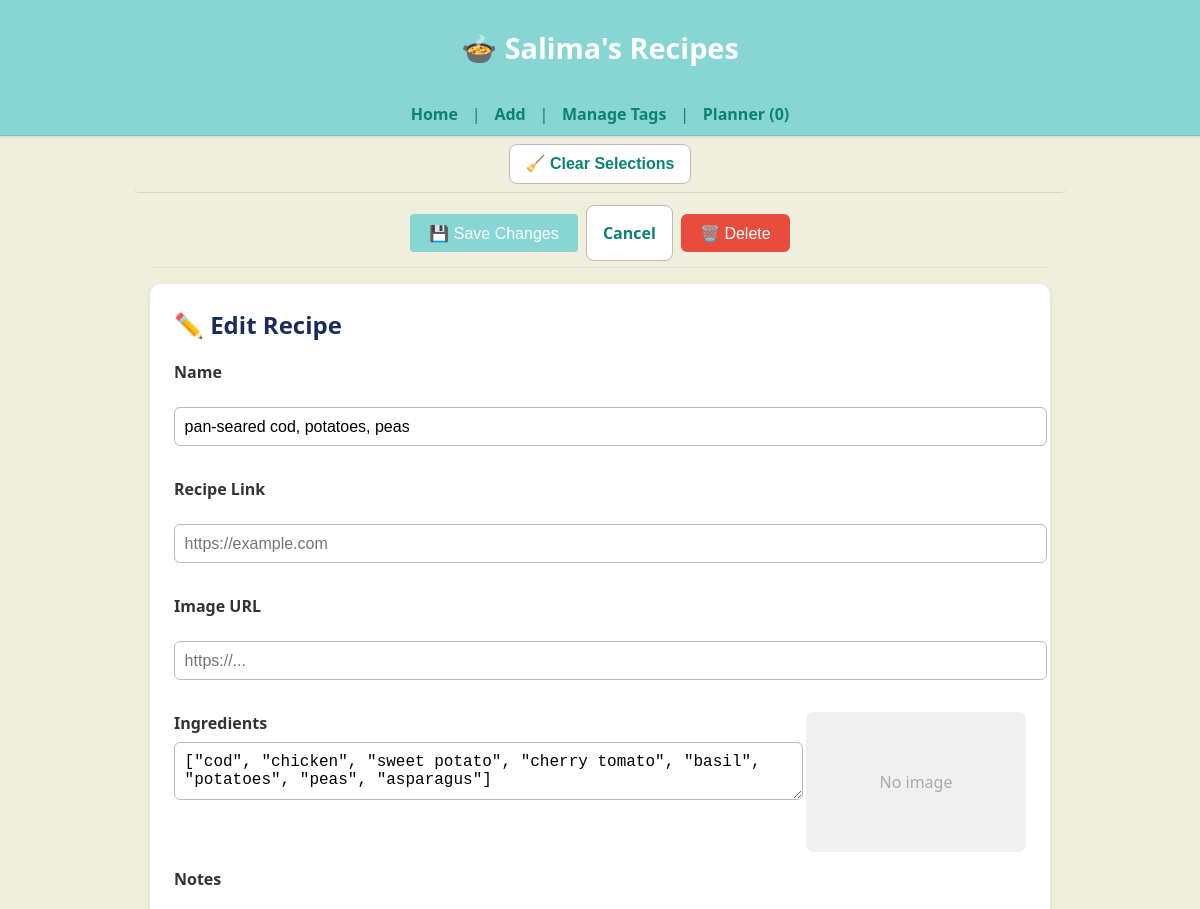
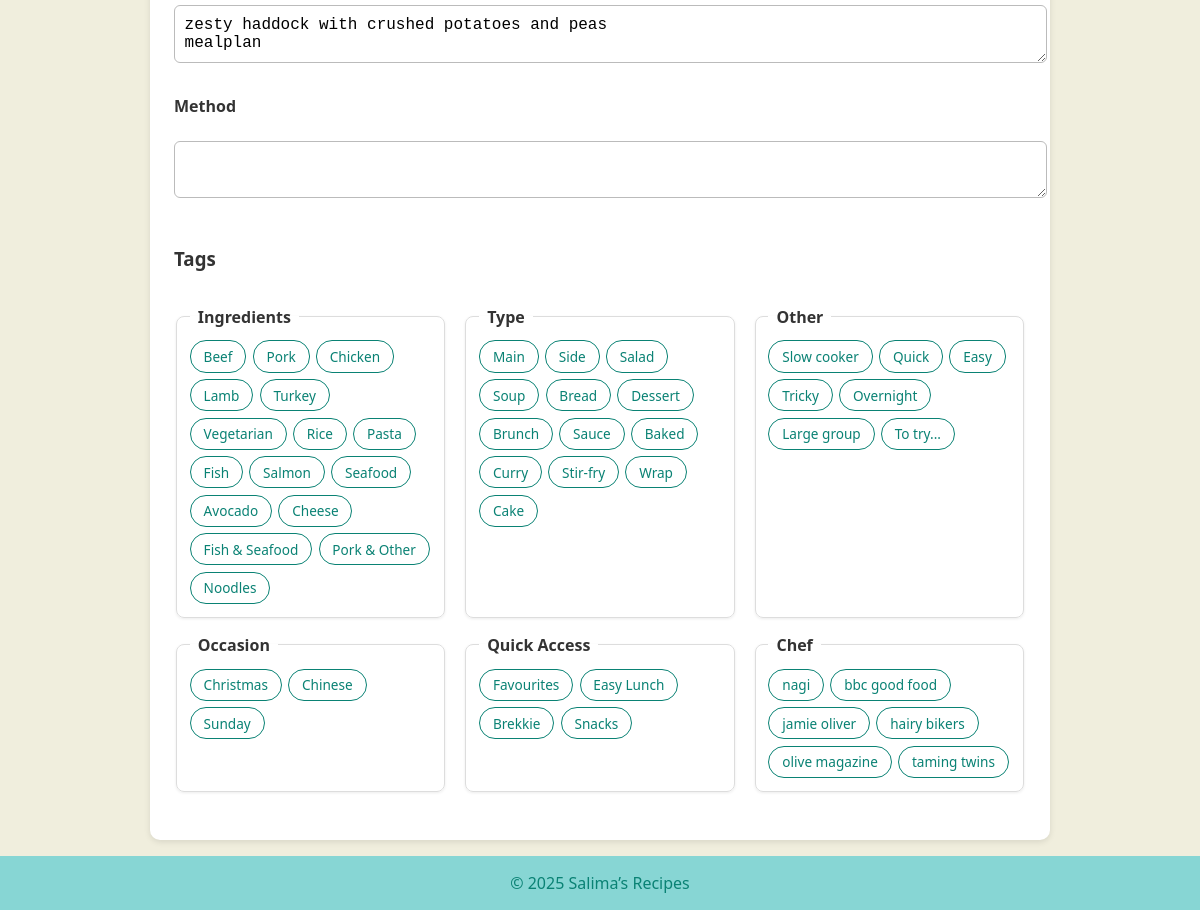
Screenshot of /edit/1 with the database file from the repository (2 pictures, top to bottom).
### tables this page shows
CREATE TABLE recipes (
    id INTEGER PRIMARY KEY,
    name TEXT,
    ingredients JSON,
    method TEXT,
    tags JSON,
    category TEXT,
    source TEXT,
    linked_recipe TEXT,
    image_url TEXT,
    notes TEXT,
    created_at DATETIME DEFAULT CURRENT_TIMESTAMP,
    updated_at DATETIME DEFAULT CURRENT_TIMESTAMP
);

### app.py (the view, shortened to what this page needs)
@app.route("/edit/<int:recipe_id>", methods=["GET", "POST"])
def edit_recipe(recipe_id):
    row = get_recipe(recipe_id)
    if not row:
        abort(404)
    (
        rid, name, ingredients, method, tags,
        category, source, linked_recipe, image_url,
        notes, created_at, updated_at
    ) = row
    tags_dict = load_tags_json()  # load all groups from tags.json dynamically
    return render_template(
    "edit.html",
    id=rid,
    name=name,
    ingredients=ingredients or "",
    method=method or "",
    image_url=image_url or "",
    tags=tags or "",
    linked_recipe=linked_recipe or "",
    notes=notes or "",
    tags_dict=tags_dict
)

### app.py (called while the page is built)
def load_tags_json():
    if TAGS_PATH.exists():
        with TAGS_PATH.open("r", encoding="utf-8") as f:
            return json.load(f)
    return {}

@app.teardown_appcontext
def close_connection(exception):
    db = getattr(g, "_database", None)
    if db is not None:
        db.close()

def get_conn():
    return sqlite3.connect(DB_PATH)

def get_recipe(recipe_id: int):
    with get_conn() as conn:
        c = conn.cursor()
        c.execute("""
            SELECT id, name, ingredients, method, tags,
                   category, source, linked_recipe, image_url, notes,
                   created_at, updated_at
            FROM recipes
            WHERE id = ?
        """, (recipe_id,))
        row = c.fetchone()
        return row

### templates/edit.html (shortened to what this page needs)
{% extends "base.html" %}
{% block content %}
<main class="homepage">
  <div class="control-space" style="margin-bottom:1rem; display:flex; flex-wrap:wrap; justify-content:center; gap:0.5rem;">
    <button type="submit" form="editForm" class="btn-edit">💾 Save Changes</button>
    <a href="/recipe/{{ id }}" class="btn-clear">Cancel</a>
    <form method="post" action="/delete/{{ id }}" onsubmit="return confirm('Delete this recipe?');" style="display:inline;">
      <button type="submit" class="btn btn-danger">🗑️ Delete</button>
    </form>
  </div>
  <div class="recipe-edit" style="max-width:900px; margin:auto; background:#fff; border-radius:10px; padding:1.5rem; box-shadow:0 2px 6px rgba(0,0,0,0.1);">
    <h2 style="margin-top:0; color:#1a2c5b;">✏️ Edit Recipe</h2>
    <form id="editForm" method="post" style="display:flex; flex-direction:column; gap:1rem;">
      <label><strong>Name</strong></label>
      <input name="name" value="{{ name }}" required style="padding:0.6rem; border:1px solid #bbb; border-radius:6px;">
      <label><strong>Recipe Link</strong></label>
      <input type="text" name="linked_recipe" value="{{ linked_recipe or '' }}" placeholder="https://example.com" style="padding:0.6rem; border:1px solid #bbb; border-radius:6px;">
      <label><strong>Image URL</strong></label>
      <input name="image_url" value="{{ image_url }}" placeholder="https://..." style="padding:0.6rem; border:1px solid #bbb; border-radius:6px;">
      <div style="display:flex; flex-wrap:wrap; gap:1.5rem; justify-content:center; align-items:flex-start;">
        <div style="flex:1; min-width:260px;">
          <label><strong>Ingredients</strong></label>
          <textarea name="ingredients" style="width:100%; border:1px solid #bbb; border-radius:6px; padding:0.6rem; resize:vertical;">{{ ingredients }}</textarea>
        </div>
        <div style="flex:0 0 220px; text-align:center;">
          {% if image_url %}
            <img src="{{ image_url }}" alt="{{ name }}" id="imagePreview" style="width:100%; max-width:220px; border-radius:8px;">
          {% else %}
            <div id="imagePreview" style="width:100%; max-width:220px; height:140px; background:#f0f0f0; border-radius:8px; display:flex; align-items:center; justify-content:center; color:#aaa;">
              No image
            </div>
          {% endif %}
        </div>
      </div>
      <label><strong>Notes</strong></label>
      <textarea name="notes" placeholder="Write any special notes here..." style="width:100%; border:1px solid #bbb; border-radius:6px; padding:0.6rem; resize:vertical;">{{ notes or '' }}</textarea>
      <label><strong>Method</strong></label>
      <textarea name="method" style="width:100%; border:1px solid #bbb; border-radius:6px; padding:0.6rem; resize:vertical;">{{ method }}</textarea>
      <h3 style="margin-top:1rem;">Tags</h3>
      {% set current_tags = (tags or "").split(",") %}
      <div class="tag-groups" style="display:flex; flex-wrap:wrap; gap:1rem;">
        {% for group_name, tag_list in tags_dict.items() %}
          <fieldset style="border:1px solid #ddd; border-radius:8px; padding:0.8rem; min-width:200px; flex:1;">
            <legend style="font-weight:600;">{{ group_name }}</legend>
            <div style="display:flex; flex-wrap:wrap; gap:0.4rem;">
              {% for t in tag_list %}
                {% set checked = t in current_tags %}
                <label style="cursor:pointer;">
                  <span class="tag-pill" style="
                        display:inline-block;
                        padding:0.35rem 0.8rem;
                        border-radius:16px;
                        border:1px solid #0a8274;
                        color:{% if checked %}#fff{% else %}#0a8274{% endif %};
                        background:{% if checked %}#0a8274{% else %}#fff{% endif %};
                        font-size:0.85rem;
                        transition:all 0.2s ease;
                        ">
                    {{ t }}
                  </span>
                </label>
              {% endfor %}
            </div>
          </fieldset>
        {% endfor %}
      </div>
    </form>
  </div>
</main>
{% endblock %}

### static/style.css (style rules this page uses)
:root { --brand: #87d6d4; --brand-dark: #0a8274; --background: #f0eedd; }
body { font-family: "Segoe UI", Helvetica, Arial, sans-serif; background: var(--background); color: #333; margin: 0; padding: 0; }
main { background: var(--background); max-width: 100%; margin: 0; padding: 0; box-shadow: none; border: none; }
a { color: var(--brand-dark); text-decoration: none; transition: color 0.2s ease; }
form input, form textarea { width: 100%; padding: 0.5rem; margin: 0.5rem 0 1rem 0; border: 1px solid #ccc; border-radius: 4px; font-size: 1rem; }
button { background: var(--brand); color: white; border: none; padding: 0.6rem 1.2rem; font-size: 1rem; border-radius: 4px; cursor: pointer; transition: background 0.2s ease; }
.btn-danger { background: #e74c3c; color: white; padding: 0.6rem 1.2rem; border-radius: 6px; transition: background 0.2s ease; }
.tag-groups { display: grid; grid-template-columns: repeat(auto-fit, minmax(220px, 1fr)); gap: 1rem; margin-bottom: 1.5rem; }
.tag-groups fieldset { border: 1px solid #ccc; border-radius: 8px; padding: 0.75rem 1rem 1rem; background: #fff; box-shadow: 0 1px 3px rgba(0,0,0,0.08); }
.tag-groups legend { font-weight: 600; padding: 0 0.5rem; }
.tag-pill { display: inline-block; padding: 0.4rem 0.8rem; border: 2px solid var(--brand-dark); border-radius: 20px; background: #fff; color: #333; text-align: center; font-size: 0.9rem; cursor: pointer; transition: all 0.2s ease; }
.control-space { position: sticky; top: 2.6rem; z-index: 90; display: flex; justify-content: center; align-items: center; gap: 0.8rem; flex-wrap: wrap; background: var(--background); padding: 0.35rem 0.6rem; margin: 0 auto 0.4rem; max-width: 900px; border-bottom: 1px solid rgba(0,0,0,0.05); border-radius: 5px; }
.btn-clear, .btn-toggle-cloud { display: inline-flex; align-items: center; justify-content: center; height: 40px; line-height: 1; font-weight: 600; padding: 0.45rem 1rem; border-radius: 8px; cursor: pointer; border: 1px solid #bbb; transition: background 0.25s ease, color 0.25s ease, transform 0.1s ease; }
.btn-clear { background: #fff; color: var(--brand-dark); }
main.homepage { max-width: 900px; margin: 0 auto; padding: 0 1rem 1rem; background: var(--background); border: none; box-shadow: none; }

### rows the page displays
recipes: name "pan-seared cod, potatoes, peas", ingredients "[\"cod\", \"chicken\", \"sweet potato\", \"cherry tomato\", \"basil\", \"potatoes\", \"peas\", \"asparagus\"]", notes "zesty haddock with crushed potatoes and peas mealplan"

### other values shown
{{ group_name }} "Ingredients" "Type" "Other" "Occasion" "Quick Access" "Chef"
{{ t }} "Beef" "Pork" "Chicken" "Lamb" "Turkey" "Vegetarian" "Rice" "Pasta" "Fish" "Salmon" "Seafood" "Avocado" "Cheese" "Fish & Seafood" "Pork & Other" "Noodles" "Main" "Side" "Salad" "Soup" "Bread" "Dessert" "Brunch" "Sauce" "Baked" "Curry" "Stir-fry" "Wrap" "Cake" "Slow cooker" "Quick" "Easy" "Tricky" "Overnight" "Large group" "To try..." "Christmas" "Chinese" "Sunday" "Favourites" "Easy Lunch" "Brekkie" "Snacks" "nagi" "bbc good food" "jamie oliver" "hairy bikers" "olive magazine" "taming twins"
{{ 2025|default(2025) }} "2025"
